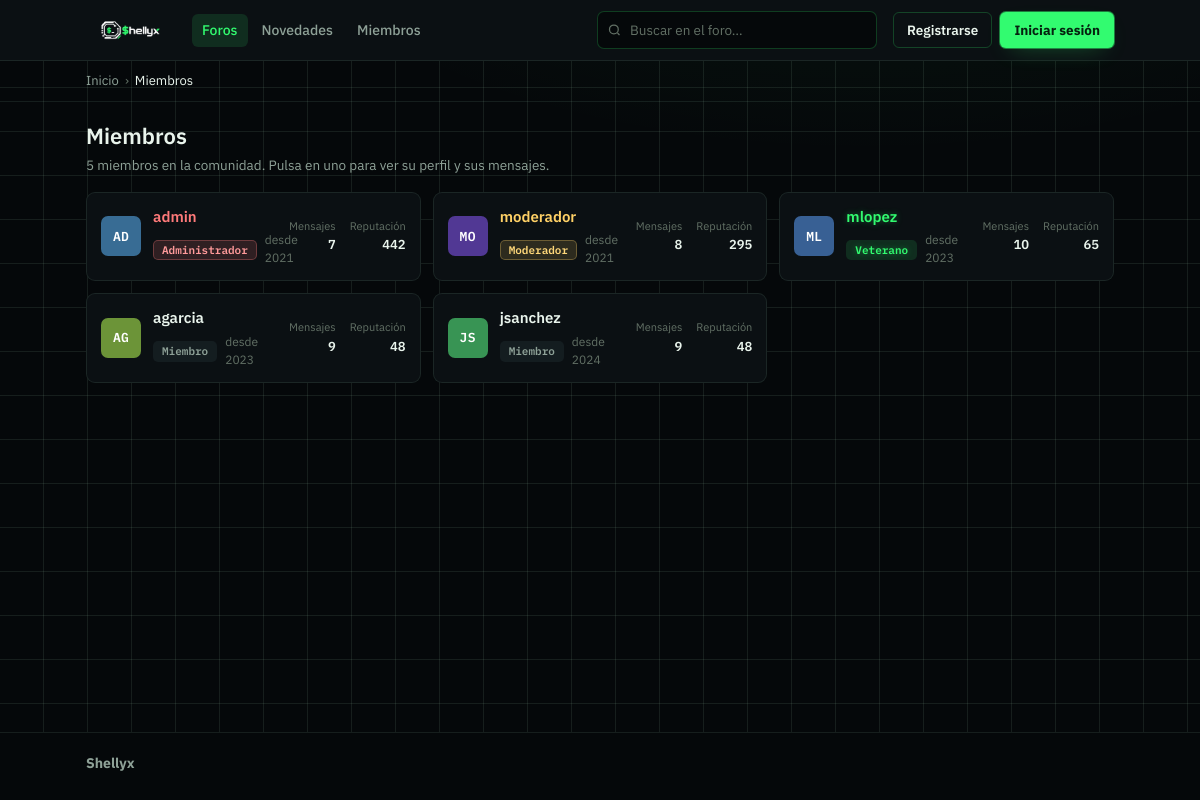
Page /web/src/foro/miembros.php on the committed database.
### tables this page shows
CREATE TABLE users (
  id INT AUTO_INCREMENT PRIMARY KEY,
  username VARCHAR(64) UNIQUE,
  password_md5 CHAR(32)
);

### web/src/lib/db.php (called while the page is built, shortened)
<?php
function db(): mysqli
{
    static $conn = null;
    if ($conn instanceof mysqli) {
        return $conn;
    }
    $host = getenv('DB_HOST') ?: 'db';
    $user = getenv('DB_USER') ?: 'appuser';
    $pass = getenv('DB_PASS') ?: 'apppass';
    $name = getenv('DB_NAME') ?: 'appdb';
    for ($i = 0; $i < 10; $i++) {
        $c = @mysqli_connect($host, $user, $pass, $name);
        if ($c instanceof mysqli) {
            $conn = $c;
            mysqli_set_charset($conn, 'utf8mb4');
            return $conn;
        }
    }
    $conn = mysqli_connect($host, $user, $pass, $name);
    return $conn;
}

### web/src/foro/miembros.php (the view)
<?php
require_once __DIR__ . '/lib/auth.php';
require_once __DIR__ . '/lib/layout.php';
$user = current_user();
$members = [];
$res = mysqli_query(db(), "SELECT u.id, u.username,
                                  (SELECT COUNT(*) FROM posts   p WHERE p.user_id = u.id) AS hilos,
                                  (SELECT COUNT(*) FROM replies r WHERE r.user_id = u.id) AS respuestas,
                                  (SELECT MAX(x.created_at) FROM (SELECT user_id, created_at FROM posts
                                                                  UNION ALL SELECT user_id, created_at FROM replies) x
                                    WHERE x.user_id = u.id) AS ultima
                           FROM users u");
while ($res && $row = mysqli_fetch_assoc($res)) { $members[] = $row; }
$rank = fn($n) => $n === 'admin' ? 0 : ($n === 'moderador' ? 1 : 2);
usort($members, function ($a, $b) use ($rank) {
    return [$rank($a['username']), -($a['hilos'] + $a['respuestas']), $a['username']]
       <=> [$rank($b['username']), -($b['hilos'] + $b['respuestas']), $b['username']];
});
forum_head('Miembros — Shellyx');
forum_bar($user, 'miembros');
forum_breadcrumb([['Inicio', 'index.php'], ['Miembros', null]]);
?>
<section class="page"><div class="wrap">
  <div class="page-head">
    <h1>Miembros</h1>
    <p><?= count($members) ?> miembros en la comunidad. Pulsa en uno para ver su perfil y sus mensajes.</p>
  </div>
  <div class="members">
    <?php foreach ($members as $m):
        $rep = user_reputation($m['username']);
        [$rankLabel, $rankClass] = user_rank($m['username'], $rep);
    ?>
    <a class="member" href="<?= profile_url($m['username']) ?>">
      <?= avatar_html($m['username'], 't-ava') ?>
      <div class="m-main">
        <div class="m-name uname <?= $rankClass ?>"><?= e($m['username']) ?></div>
        <div class="m-meta"><span class="rank <?= $rankClass ?>"><?= e($rankLabel) ?></span><span>desde <?= member_since($m['username']) ?></span></div>
      </div>
      <dl class="m-stats">
        <div><dt>Mensajes</dt><dd><?= (int)$m['hilos'] + (int)$m['respuestas'] ?></dd></div>
        <div><dt>Reputación</dt><dd><?= number_format($rep, 0, ',', '.') ?></dd></div>
      </dl>
    </a>
    <?php endforeach; ?>
  </div>
</div></section>
<?php forum_footer(); ?>

### web/src/foro/lib/layout.php (shortened to what this page needs)
<?php
function e(?string $s): string
{
    return htmlspecialchars($s ?? '', ENT_QUOTES, 'UTF-8');
}
function avatar_initials(string $username): string
{
    $letters = preg_replace('/[^\p{L}\p{N}]/u', '', $username);
    $base = ($letters !== '') ? $letters : $username;
    $base = ($base !== '') ? $base : '?';
    return mb_strtoupper(mb_substr($base, 0, 2, 'UTF-8'), 'UTF-8');
}
function avatar_color(string $username): string
{
    $hue = crc32($username) % 360;
    return "hsl({$hue} 45% 40%)";
}
function avatar_html(string $username, string $sizeClass = ''): string
{
    $cls = trim('ava ' . $sizeClass);
    $style = 'background:' . avatar_color($username);
    return '<span class="' . e($cls) . '" style="' . e($style) . '" aria-hidden="true">'
        . e(avatar_initials($username)) . '</span>';
}
function member_since(string $username): int
{
    return 2021 + (crc32('since:' . $username) % 4);
}
function user_stats(string $username): array
{
    static $cache = null;
    if ($cache === null) {
        $cache = [];
        $q = mysqli_query(db(), "SELECT u.username,
                (SELECT COUNT(*) FROM posts p   WHERE p.user_id = u.id) AS posts,
                (SELECT COUNT(*) FROM replies r WHERE r.user_id = u.id) AS replies
                FROM users u");
        while ($q && $row = mysqli_fetch_assoc($q)) {
            $p = (int)$row['posts']; $r = (int)$row['replies'];
            $cache[$row['username']] = ['posts' => $p, 'replies' => $r, 'msgs' => $p + $r];
        }
    }
    return $cache[$username] ?? ['posts' => 0, 'replies' => 0, 'msgs' => 0];
}
function user_reputation(string $username): int
{
    $s = user_stats($username);
    $rep = $s['posts'] * 10 + $s['replies'] * 3;
    if ($username === 'admin')         $rep += 400;
    elseif ($username === 'moderador') $rep += 250;
    return $rep;
}
function user_rank(string $username, ?int $rep = null): array
{
    if ($username === 'admin')     return ['Administrador', 'rk-admin'];
    if ($username === 'moderador') return ['Moderador', 'rk-mod'];
    $rep = $rep ?? user_reputation($username);
    if ($rep >= 60)  return ['Veterano', 'rk-veteran'];
    if ($rep >= 20)  return ['Miembro',  'rk-member'];
    return ['Novato', 'rk-rookie'];
}
function profile_url(string $username): string
{
    return 'perfil.php?u=' . e(rawurlencode($username));
}
function forum_head(string $title): void
{
    echo "<!DOCTYPE html>\n<html lang=\"es\">\n<head>\n";
    echo '<link rel="stylesheet" href="/foro/assets/forum.css">' . "\n";
    echo "</head>\n<body>\n";
    echo '<div id="cursorglow" aria-hidden="true"></div>' . "\n";
}
function forum_bar(?array $user, string $active = 'foros', string $q = ''): void
{
    echo '<header class="fbar"><div class="wrap">';
	echo '<a class="brand" href="../../index.php" aria-label="Shellyx inicio">'
       	. '<img class="brand-logo" src="/assets/img/logo.webp" alt="Shellyx" '
       	. 'onerror="this.style.display=\'none\';this.nextElementSibling.style.display=\'inline-flex\'">'
       	. '<span class="brand-fallback" style="display:none">' . BRAND_CHIP . 'Shellyx</span></a>';
    echo '<nav class="mainnav"><a href="index.php" class="on">Foros</a><a href="index.php">Novedades</a><a href="index.php">Miembros</a></nav>';
    echo '<div class="search">' . SEARCH_ICON . '<input type="text" placeholder="Buscar en el foro…" aria-label="Buscar"></div>';
    echo '<div class="session">';
    if ($user) {
        echo '<a class="btn btn-accent" href="new_post.php">Nueva publicación</a>';
        echo '<a class="me" href="perfil.php" title="Mi perfil">' . avatar_html($user['username'], 'me-ava') . '<span class="me-name">' . e($user['username']) . '</span></a>';
        echo '<a class="btn btn-ghost" href="logout.php">Salir</a>';
    } else {
        echo '<a class="btn btn-ghost" href="register.php">Registrarse</a>';
        echo '<a class="btn btn-accent" href="login.php">Iniciar sesión</a>';
    }
    echo '</div></div></header>';
}
function forum_breadcrumb(array $items): void
{
    echo '<div class="crumbs"><div class="wrap">';
    $last = count($items) - 1;
    foreach ($items as $i => [$label, $href]) {
        if ($i > 0) echo '<span class="sep">›</span>';
        if ($href !== null && $i !== $last) {
            echo '<a href="' . e($href) . '">' . e($label) . '</a>';
        } else {
            echo '<span class="here">' . e($label) . '</span>';
        }
    }
    echo '</div></div>';
}
function forum_footer(): void
{
    echo '<footer class="foot"><div class="wrap">';
    echo '<a class="foot-brand" href="index.php">Shellyx</a><span class="spacer"></span>';
    echo '</div></footer>';
    echo "\n</body>\n</html>";
}

### rows in the picture
users: username "AD", username "admin", rankLabel "Administrador", username "2021", respuestas "7", rep "442"
users: username "MO", username "moderador", rankLabel "Moderador", username "2021", respuestas "8", username "295"
users: username "ML", username "mlopez", rankLabel "Veterano", username "2023", respuestas "10", rep "65"
users: username "AG", username "agarcia", rankLabel "Miembro", username "2023", respuestas "9", rep "48"
users: username "JS", username "jsanchez", rankLabel "Miembro", username "2024", respuestas "9", rep "48"

### other values in the picture
$label "Inicio"
$label "Miembros"
count($members) "5"
